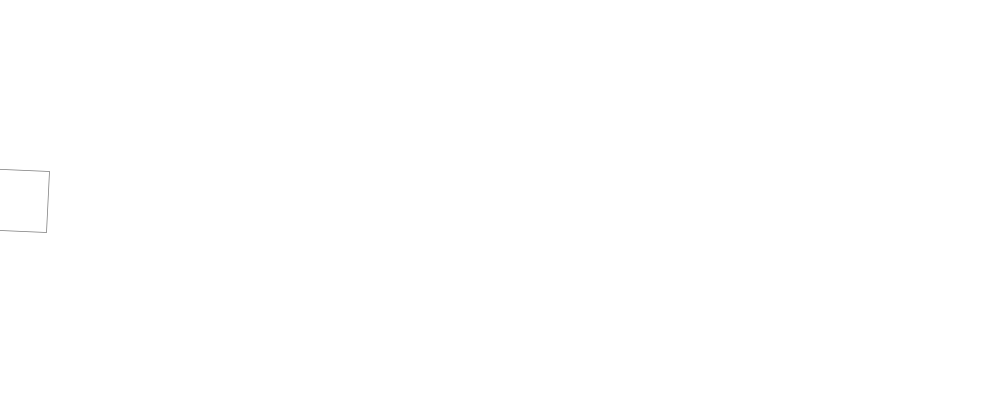
Frame 1 (no input)
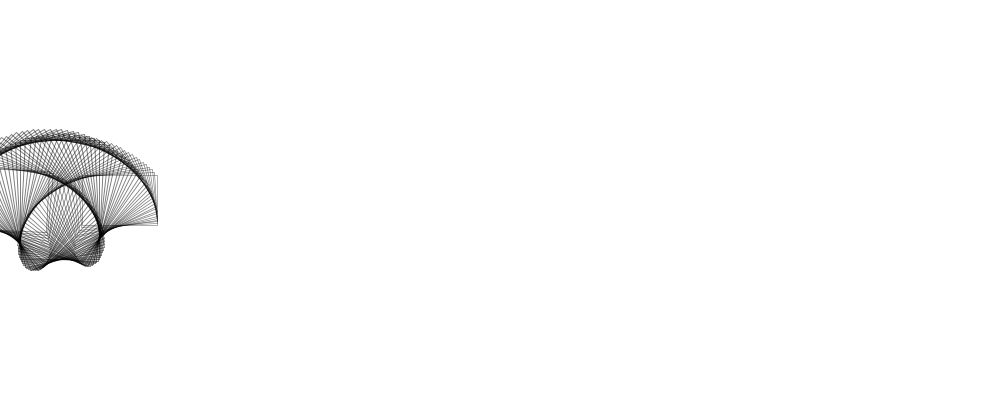
Frame 60 (the mouse pressed at the canvas centre just before this capture)
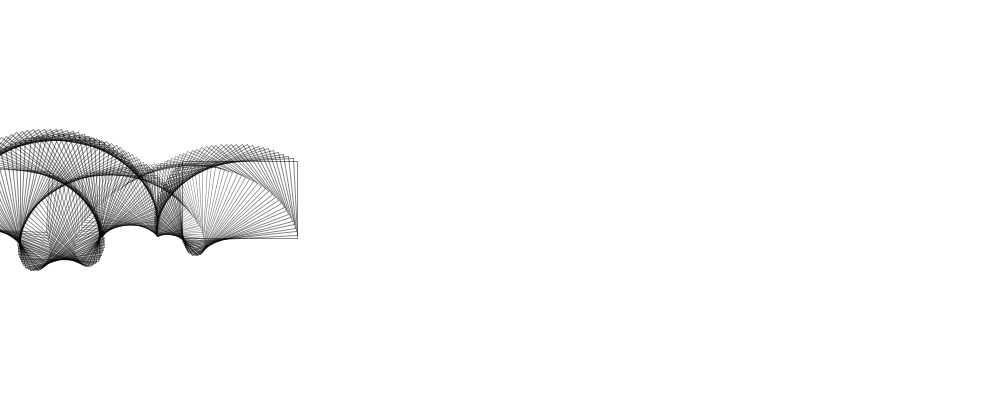
Frame 120 (the mouse held since frame 60 and released just before this capture)

The Processing sketch that drew these frames (run headless with seeded random() and noise(); from frame 60 on, the mouse is pressed at the canvas centre):

// Processing sketch: spinner1
// ── spinner1.pde
void setup() {
  size(1000, 400);
  background(255);
  smooth();
}

void draw() {
  translate(frameCount*2, 200);
  rotate(radians(frameCount*3));
  float sclSize = sin(radians(frameCount * 3.5));
  scale(map(sclSize, -1, 1, .5, 1));
  drawFigure();
}

void drawFigure() {
  noFill();
  stroke(0, 0, 0, 128);
  rect(-60, -40, 120, 80);
}  
